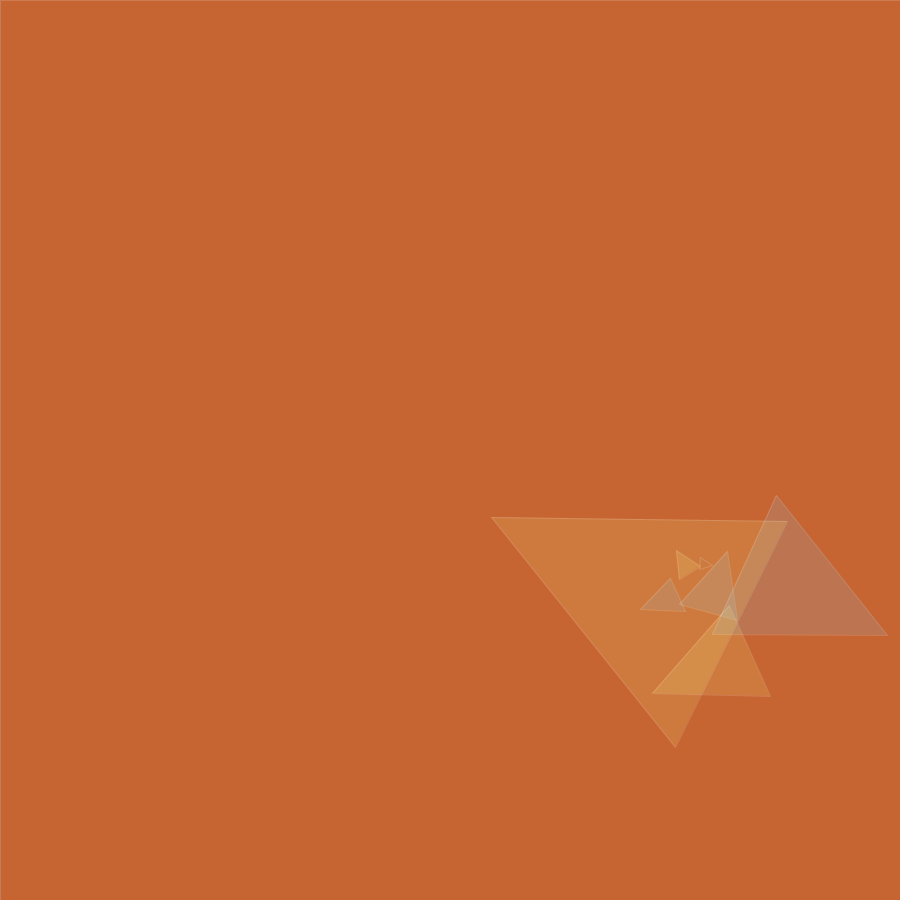
Frame 1 (no input)
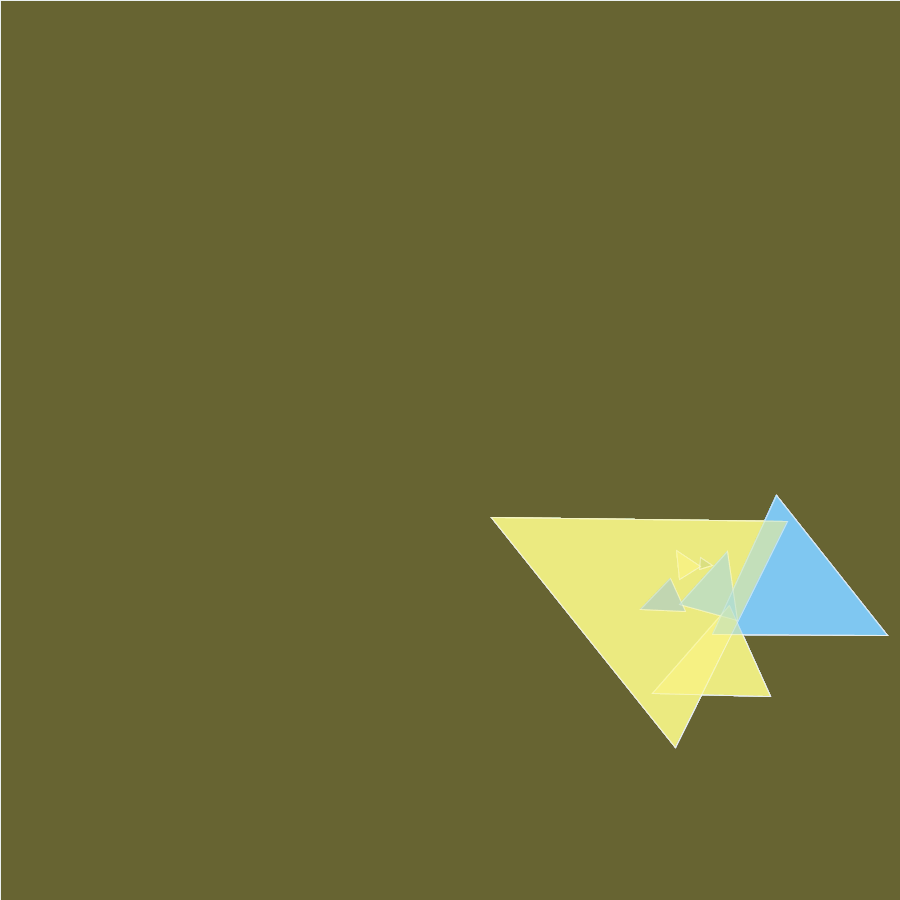
Frame 60 (the mouse pressed at the canvas centre just before this capture)
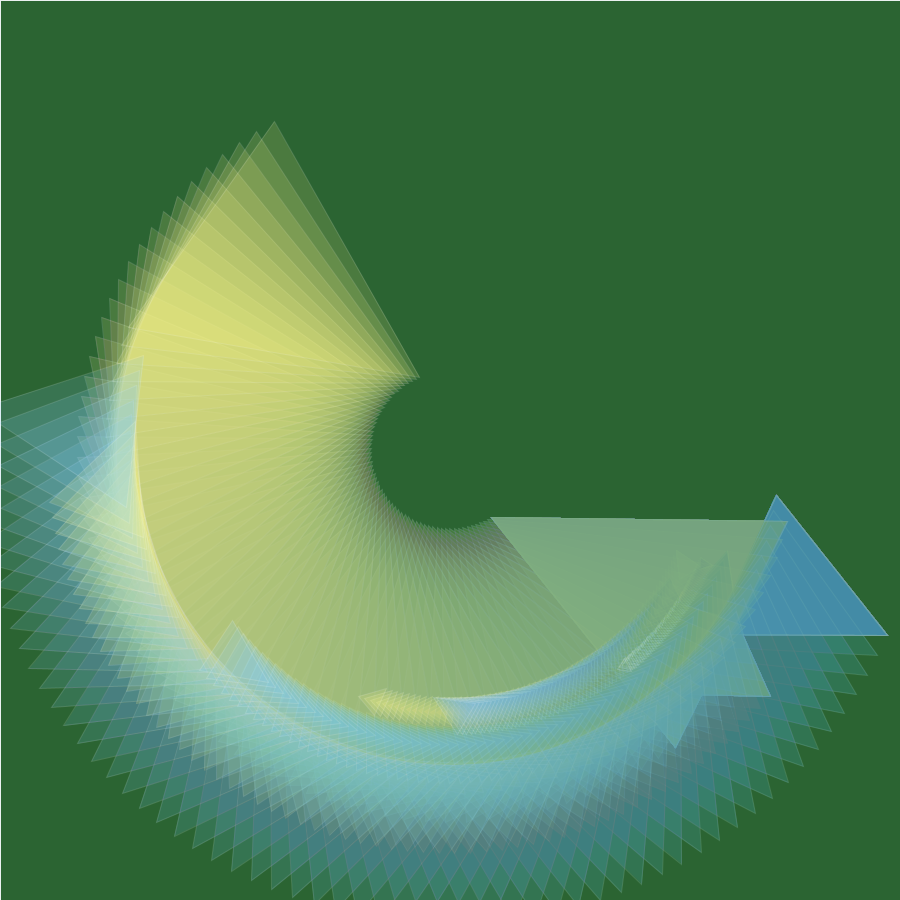
Frame 120 (the mouse held since frame 60 and released just before this capture)

The Processing sketch that drew these frames (run headless with seeded random() and noise(); from frame 60 on, the mouse is pressed at the canvas centre):

// Processing sketch: processing_125072
// ── processing_125072.pde

float t = 15;
float contador = 0;


void setup(){
  
  background(200,100,50);
  colorMode(HSB, 360, 100, 100, 100);
  size(900,900);
  stroke(0,0,100,t);
  
}

void draw(){
  
  contador = contador + 0.001*(mouseX);
  
  fill(200,100,50,1.5);
  rect(0,0,width, height);
  translate((width/2),(height/2));
  
  float angulo = radians(contador);
  
  //t1
  rotate(angulo);
  triangle (249,119,250,107,262,115);
  fill (204,46,91,t);
  
  //t2
  rotate(angulo);
  triangle (190,159,220,128,235,161);
    fill (58,46,100,t);
  
  //t3
  rotate(angulo);
  triangle (226,100,229,129,250,116);
  fill (204,46,100,t);
  
  //t4
  rotate(angulo);
  triangle (229,154,277,101,287,170);
  fill (58,46,100,t);
  
  //t5
  rotate(angulo);
  triangle (202,243,279,155,320,246);
  fill (204,46,100,t);
  
  //t6
  rotate(angulo);
  triangle (262,184,326,45,437,185);
  fill (58,46,100,t);
  
  //t7
  rotate(angulo);
  triangle (41,67,225,297,337,71);
  fill (204,46,100,t);
  
}
